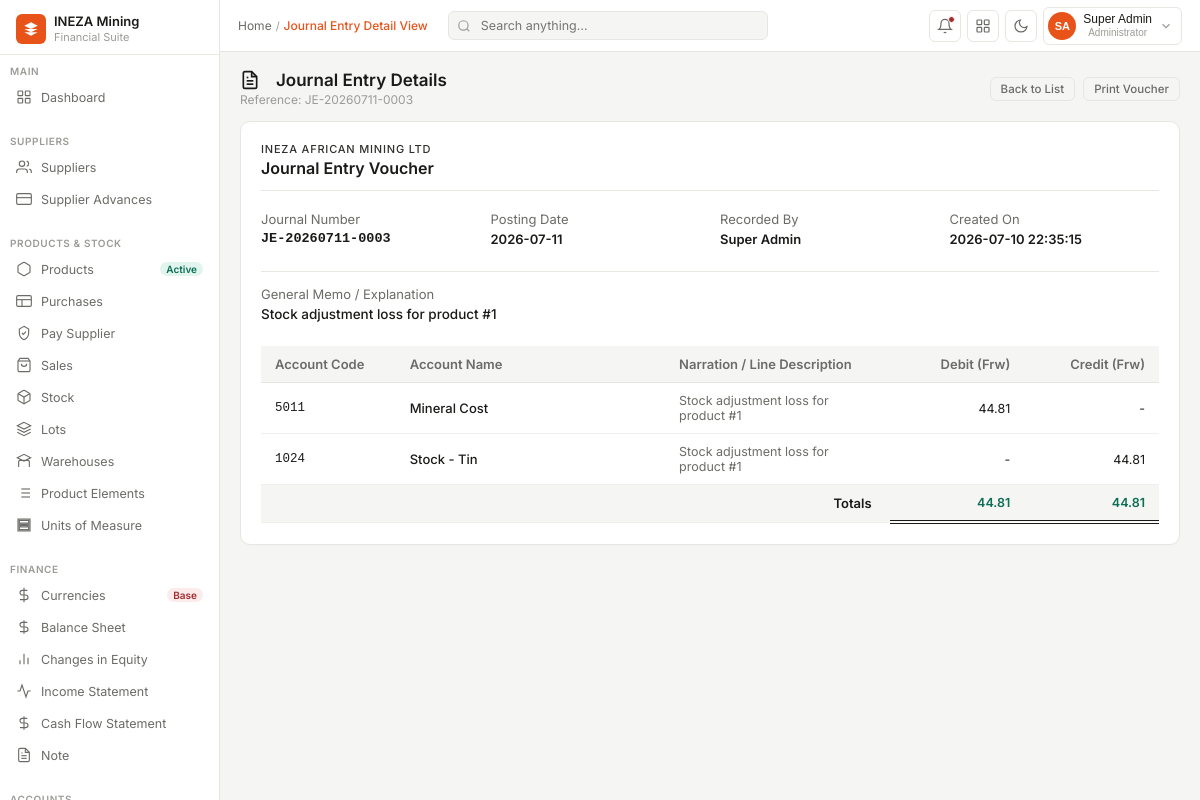
The app's page /pages/journal_entries/view?id=25 (signed in) with its own data.
### tables this page shows
CREATE TABLE `journal_entries` (
  `id` bigint(20) NOT NULL,
  `journal_no` varchar(100) DEFAULT NULL,
  `entry_date` date DEFAULT NULL,
  `description` text DEFAULT NULL,
  `statuss` enum('DRAFT','POSTED','CANCELLED') NOT NULL DEFAULT 'DRAFT',
  `created_by` bigint(20) DEFAULT NULL,
  `created_at` timestamp NOT NULL DEFAULT current_timestamp()
);

CREATE TABLE `journal_entry_lines` (
  `id` bigint(20) NOT NULL,
  `journal_entry_id` bigint(20) NOT NULL,
  `parent_account_id` bigint(20) NOT NULL,
  `account_id` bigint(20) NOT NULL,
  `debit` decimal(18,2) DEFAULT 0.00,
  `credit` decimal(18,2) DEFAULT 0.00,
  `currency_id` bigint(20) NOT NULL,
  `exchange_rate` decimal(18,6) DEFAULT 1.000000,
  `amount_currency` decimal(18,2) NOT NULL,
  `amount_base` decimal(18,2) NOT NULL,
  `description` varchar(255) DEFAULT NULL
);

CREATE TABLE `accounts` (
  `id` bigint(20) UNSIGNED NOT NULL,
  `account_type_id` int(11) NOT NULL,
  `account_code` varchar(20) NOT NULL,
  `account_name` varchar(255) NOT NULL,
  `is_active` tinyint(1) DEFAULT 1,
  `description` text DEFAULT NULL,
  `created_at` timestamp NOT NULL DEFAULT current_timestamp(),
  `updated_at` timestamp NOT NULL DEFAULT current_timestamp() ON UPDATE current_timestamp()
);

### pages/journal_entries/view.php (the view, shortened to what this page needs)
<?php
require_once __DIR__ . '/../../config/db.php';
$id = isset($_GET['id']) ? (int)$_GET['id'] : 0;
$query = "SELECT je.*, CONCAT(u.first_name, ' ', u.last_name) as creator_name
          FROM journal_entries je
          LEFT JOIN users u ON je.created_by = u.id
          WHERE je.id = $id LIMIT 1";
$result = mysqli_query($conn, $query);
$entry = mysqli_fetch_assoc($result);
$linesQuery = "SELECT jel.*, a.account_code, a.account_name, c.code as currency_code
               FROM journal_entry_lines jel
               JOIN accounts a ON jel.account_id = a.id
               JOIN currencies c ON jel.currency_id = c.id
               WHERE jel.journal_entry_id = $id
               ORDER BY jel.debit DESC, jel.id ASC";
$linesResult = mysqli_query($conn, $linesQuery);
$lines = [];
$totalDebit = 0.0;
$totalCredit = 0.0;
if ($linesResult) {
    while ($row = mysqli_fetch_assoc($linesResult)) {
        $lines[] = $row;
        $totalDebit += (float)$row['debit'];
        $totalCredit += (float)$row['credit'];
    }
}
?>
<!DOCTYPE html>
<html lang="en">
<head>
<link rel="stylesheet" href="../../src/css/dashboard.css">
<link rel="stylesheet" href="../../src/css/sidebar.css">
<link rel="stylesheet" href="../../src/css/navbar.css">
<link rel="stylesheet" href="../../src/css/journal_entries.css">
</head>
<body>
<?php include '../include/sidebar.php'; ?>
<div class="main">
  <?php $page_title = "Journal Entry Detail View"; include '../include/navbar.php'; ?>
  <div class="content" id="journalViewContent">
    <div class="page-header">
      <div>
        <h1 class="page-title">
          Journal Entry Details
        </h1>
        <div class="page-sub">Reference: <?php echo htmlspecialchars($entry['journal_no']); ?></div>
      </div>
      <div class="page-actions">
        <a href="./index" class="btn-sm" style="text-decoration: none;">
          Back to List
        </a>
        <button class="btn-sm" onclick="window.print()">
          Print Voucher
        </button>
      </div>
    </div>
    <div class="journal-container">
      <div class="journal-card">
        <div class="journal-card-header">
          <div>
            <div style="font-size: 11px; opacity: 0.9; text-transform: uppercase; letter-spacing: 0.8px; font-weight: 500; margin-bottom: 2px;">INEZA African Mining Ltd</div>
            <h3 style="font-size: 16px; font-weight: 600; margin: 0; color: var(--text);">Journal Entry Voucher</h3>
          </div>
          <div>
            <span class="status-badge <?php echo strtolower($entry['statuss']); ?>">
            </span>
          </div>
        </div>
        <div style="display: grid; grid-template-columns: repeat(auto-fit, minmax(200px, 1fr)); gap: 20px; margin-bottom: 24px; font-size: 13px;">
          <div>
            <div style="color: var(--text2); margin-bottom: 4px;">Journal Number</div>
            <div style="font-weight: 600; font-family: monospace; font-size: 13.5px;"><?php echo htmlspecialchars($entry['journal_no']); ?></div>
          </div>
          <div>
            <div style="color: var(--text2); margin-bottom: 4px;">Posting Date</div>
            <div style="font-weight: 600;"><?php echo date('Y-m-d', strtotime($entry['entry_date'])); ?></div>
          </div>
          <div>
            <div style="color: var(--text2); margin-bottom: 4px;">Recorded By</div>
            <div style="font-weight: 600;"><?php echo htmlspecialchars($entry['creator_name'] ?? 'System'); ?></div>
          </div>
          <div>
            <div style="color: var(--text2); margin-bottom: 4px;">Created On</div>
            <div style="font-weight: 600;"><?php echo date('Y-m-d H:i:s', strtotime($entry['created_at'])); ?></div>
          </div>
        </div>
        <div style="font-size: 13px; margin-bottom: 24px; border-top: 1px solid var(--border); padding-top: 14px;">
          <div style="color: var(--text2); margin-bottom: 4px;">General Memo / Explanation</div>
          <div style="font-weight: 500; font-size: 13.5px; color: var(--text);"><?php echo htmlspecialchars($entry['description']); ?></div>
        </div>
        <div class="note-table-wrapper">
          <table class="journal-table">
            <thead>
              <tr>
                <th style="width: 15%;">Account Code</th>
                <th style="width: 30%;">Account Name</th>
                <th style="width: 25%;">Narration / Line Description</th>
                <th class="num-val" style="width: 15%;">Debit (Frw)</th>
                <th class="num-val" style="width: 15%;">Credit (Frw)</th>
              </tr>
            </thead>
            <tbody>
              <?php foreach ($lines as $line): ?>
                <tr>
                  <td style="font-family: monospace; font-size: 12.5px; font-weight: 500;"><?php echo htmlspecialchars($line['account_code']); ?></td>
                  <td style="font-weight: 500;"><?php echo htmlspecialchars($line['account_name']); ?></td>
                  <td style="color: var(--text2); font-size: 12.5px;"><?php echo htmlspecialchars($line['description'] ?? ''); ?></td>
                  <td class="num-val"><?php echo $line['debit'] > 0 ? number_format($line['debit'], 2) : '-'; ?></td>
                  <td class="num-val"><?php echo $line['credit'] > 0 ? number_format($line['credit'], 2) : '-'; ?></td>
                </tr>
              <?php endforeach; ?>
              <tr style="font-weight: 600; background-color: var(--bg); border-top: 1.5px solid var(--border-hover);">
                <td colspan="3" style="text-align: right; padding-right: 18px; color: var(--text);">Totals</td>
                <td class="num-val" style="color: var(--green); border-bottom: 4px double var(--text);"><?php echo number_format($totalDebit, 2); ?></td>
                <td class="num-val" style="color: var(--green); border-bottom: 4px double var(--text);"><?php echo number_format($totalCredit, 2); ?></td>
              </tr>
            </tbody>
          </table>
        </div>
      </div>
    </div>
  </div>
</div>
</body>
</html>

### src/css/dashboard.css (style rules this page uses)
* { margin: 0; padding: 0; box-sizing: border-box; }
:root { --orange: #E8531A; --orange-light: #FBF0EB; --orange-mid: #F26B3A; --sidebar-w: 220px; --nav-h: 52px; --bg: #F5F5F4; --card: #fff; --border: #E8E6E1; --border-hover: #ccc; --table-border: #F2F0ED; --table-hover: #FAFAF8; --text: #1A1A18; --text2: #6B6B67; --text3: #9B9B97; --green: #0F6E56; --green-bg: #E1F5EE; --amber: #BA7517; --amber-bg: #FAEEDA; --red: #A32D2D; --red-bg: #FCEBEB; --blue: #185FA5; --blue-bg: #E6F1FB; --alert-red-bg: #FFF8F8; --alert-amber-bg: #FFFBF4; --alert-green-bg: #F4FBF7; --alert-blue-bg: #F4F8FB; --radius: 6px; --radius-lg: 10px; font-family: 'Inter', sans-serif; }
body { background: var(--bg); color: var(--text); font-size: 13px; display: flex; height: 100vh; overflow: hidden; transition: background 0.2s ease, color 0.2s ease; }
.main { flex: 1; display: flex; flex-direction: column; overflow: hidden; }
.content { flex: 1; overflow-y: auto; padding: 18px 20px; }
.page-header { display: flex; align-items: center; justify-content: space-between; margin-bottom: 4px; }
.page-title { font-size: 17px; font-weight: 600; color: var(--text); display: flex; align-items: center; gap: 8px; }
.page-title svg { width: 20px; height: 20px; fill: none; stroke: var(--orange); stroke-width: 1.8; }
.page-sub { font-size: 12px; color: var(--text3); margin-top: 2px; }
.page-actions { display: flex; gap: 8px; }
.btn-sm { padding: 4px 10px; border-radius: var(--radius); font-size: 11.5px; font-weight: 500; cursor: pointer; border: 1px solid var(--border); background: transparent; color: var(--text2); font-family: inherit; transition: all .15s; }

### src/css/journal_entries.css (style rules this page uses)
.journal-container { display: flex; flex-direction: column; gap: 20px; margin-top: 14px; }
.journal-card { background: var(--card); border: 1px solid var(--border); border-radius: var(--radius-lg); padding: 20px; box-shadow: 0 1px 3px rgba(0,0,0,0.02); }
.journal-card-header { display: flex; justify-content: space-between; align-items: center; margin-bottom: 20px; border-bottom: 1px solid var(--border); padding-bottom: 12px; }
.status-badge { display: inline-flex; align-items: center; padding: 4px 8px; border-radius: 12px; font-size: 11px; font-weight: 600; text-transform: uppercase; letter-spacing: 0.5px; }
.journal-table { width: 100%; border-collapse: collapse; font-size: 13px; }
.journal-table th, .journal-table td { padding: 10px 14px; text-align: left; border-bottom: 1px solid var(--table-border); }
.journal-table th { font-weight: 600; color: var(--text2); background-color: var(--bg); border-bottom: 1.5px solid var(--border); }
.journal-table td { color: var(--text); }
.journal-table td.num-val { font-family: 'Inter', monospace; font-size: 12.5px; text-align: right; }
.journal-table th.num-val { text-align: right; }

### records on screen
journal_entries: journal_no "JE-20260711-0003", entry_date "2026-07-11", created_at "2026-07-10 22:35:15", description "Stock adjustment loss for product #1"
journal_entry_lines: account.account_code "5011", account.account_name "Mineral Cost", description "Stock adjustment loss for product #1", debit "44.81"
journal_entry_lines: account.account_code "1024", account.account_name "Stock - Tin", description "Stock adjustment loss for product #1", credit "44.81"

### other values on screen
$page_title "Journal Entry Detail View"
$initials "SA"
$entry['creator_name'] "Super Admin"
$totalDebit "44.81"
$totalCredit "44.81"
